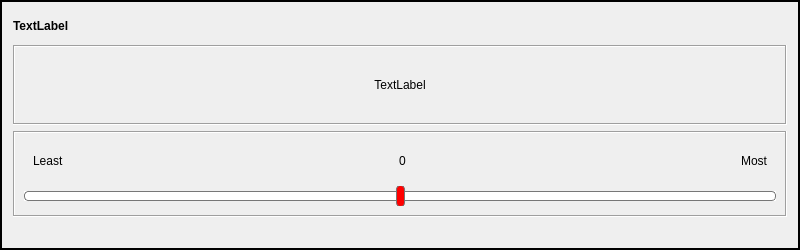
<?xml version="1.0" encoding="UTF-8"?>
<ui version="4.0">
 <class>QualFrame</class>
 <widget class="QFrame" name="QualFrame">
  <property name="geometry">
   <rect>
    <x>0</x>
    <y>0</y>
    <width>800</width>
    <height>250</height>
   </rect>
  </property>
  <property name="sizePolicy">
   <sizepolicy hsizetype="Preferred" vsizetype="Fixed">
    <horstretch>0</horstretch>
    <verstretch>0</verstretch>
   </sizepolicy>
  </property>
  <property name="minimumSize">
   <size>
    <width>800</width>
    <height>250</height>
   </size>
  </property>
  <property name="windowTitle">
   <string>Frame</string>
  </property>
  <property name="frameShape">
   <enum>QFrame::Box</enum>
  </property>
  <property name="frameShadow">
   <enum>QFrame::Plain</enum>
  </property>
  <property name="lineWidth">
   <number>2</number>
  </property>
  <property name="midLineWidth">
   <number>0</number>
  </property>
  <layout class="QVBoxLayout" name="verticalLayout">
   <item>
    <widget class="QLabel" name="qual_id">
     <property name="font">
      <font>
       <weight>75</weight>
       <bold>true</bold>
      </font>
     </property>
     <property name="text">
      <string>TextLabel</string>
     </property>
    </widget>
   </item>
   <item>
    <widget class="QLabel" name="QualDescription">
     <property name="sizePolicy">
      <sizepolicy hsizetype="Preferred" vsizetype="Fixed">
       <horstretch>0</horstretch>
       <verstretch>0</verstretch>
      </sizepolicy>
     </property>
     <property name="minimumSize">
      <size>
       <width>0</width>
       <height>80</height>
      </size>
     </property>
     <property name="frameShape">
      <enum>QFrame::Box</enum>
     </property>
     <property name="frameShadow">
      <enum>QFrame::Sunken</enum>
     </property>
     <property name="text">
      <string>TextLabel</string>
     </property>
     <property name="alignment">
      <set>Qt::AlignCenter</set>
     </property>
     <property name="wordWrap">
      <bool>true</bool>
     </property>
     <property name="margin">
      <number>2</number>
     </property>
    </widget>
   </item>
   <item>
    <widget class="QFrame" name="qualInput">
     <property name="sizePolicy">
      <sizepolicy hsizetype="Preferred" vsizetype="Fixed">
       <horstretch>0</horstretch>
       <verstretch>0</verstretch>
      </sizepolicy>
     </property>
     <property name="minimumSize">
      <size>
       <width>0</width>
       <height>60</height>
      </size>
     </property>
     <property name="frameShape">
      <enum>QFrame::Box</enum>
     </property>
     <property name="frameShadow">
      <enum>QFrame::Sunken</enum>
     </property>
     <layout class="QGridLayout" name="gridLayout" columnstretch="0,0">
      <item row="2" column="1">
       <widget class="QFrame" name="frame_3">
        <property name="sizePolicy">
         <sizepolicy hsizetype="Preferred" vsizetype="Fixed">
          <horstretch>0</horstretch>
          <verstretch>0</verstretch>
         </sizepolicy>
        </property>
        <property name="minimumSize">
         <size>
          <width>0</width>
          <height>20</height>
         </size>
        </property>
        <property name="frameShape">
         <enum>QFrame::NoFrame</enum>
        </property>
        <property name="frameShadow">
         <enum>QFrame::Plain</enum>
        </property>
        <layout class="QHBoxLayout" name="horizontalLayout">
         <item>
          <widget class="QLabel" name="Left_label">
           <property name="text">
            <string>Least</string>
           </property>
          </widget>
         </item>
         <item>
          <spacer name="horizontalSpacer_2">
           <property name="orientation">
            <enum>Qt::Horizontal</enum>
           </property>
           <property name="sizeHint" stdset="0">
            <size>
             <width>40</width>
             <height>20</height>
            </size>
           </property>
          </spacer>
         </item>
         <item>
          <widget class="QLabel" name="Center_Label">
           <property name="layoutDirection">
            <enum>Qt::LeftToRight</enum>
           </property>
           <property name="text">
            <string>0</string>
           </property>
           <property name="alignment">
            <set>Qt::AlignCenter</set>
           </property>
          </widget>
         </item>
         <item>
          <spacer name="horizontalSpacer_3">
           <property name="orientation">
            <enum>Qt::Horizontal</enum>
           </property>
           <property name="sizeHint" stdset="0">
            <size>
             <width>40</width>
             <height>20</height>
            </size>
           </property>
          </spacer>
         </item>
         <item>
          <widget class="QLabel" name="Right_Label">
           <property name="layoutDirection">
            <enum>Qt::RightToLeft</enum>
           </property>
           <property name="text">
            <string>Most</string>
           </property>
           <property name="alignment">
            <set>Qt::AlignRight|Qt::AlignTrailing|Qt::AlignVCenter</set>
           </property>
          </widget>
         </item>
        </layout>
       </widget>
      </item>
      <item row="3" column="1">
       <widget class="QSlider" name="horizontalSlider">
        <property name="sizePolicy">
         <sizepolicy hsizetype="Expanding" vsizetype="Fixed">
          <horstretch>0</horstretch>
          <verstretch>0</verstretch>
         </sizepolicy>
        </property>
        <property name="focusPolicy">
         <enum>Qt::NoFocus</enum>
        </property>
        <property name="styleSheet">
         <string notr="true">QSlider::sub-page:horizontal {
background: white;
border: 1px solid #777;
height: 7px;
border-radius: 4px;
}

QSlider::add-page:horizontal {
background: white;
border: 1px solid #777;
height: 7px;
border-radius: 4px;
}

QSlider::handle:horizontal {
background: qlineargradient(x1:0, y1:0, x2:1, y2:1, stop:0 #f00);
border: 1px solid #777;
width: 7px;
margin-top: -6px;
margin-bottom: -6px;
border-radius: 4px;
}

QSlider::groove:horizontal {
background: white;
height: 10px;
}</string>
        </property>
        <property name="minimum">
         <number>-5</number>
        </property>
        <property name="maximum">
         <number>5</number>
        </property>
        <property name="pageStep">
         <number>1</number>
        </property>
        <property name="value">
         <number>0</number>
        </property>
        <property name="sliderPosition">
         <number>0</number>
        </property>
        <property name="tracking">
         <bool>false</bool>
        </property>
        <property name="orientation">
         <enum>Qt::Horizontal</enum>
        </property>
        <property name="invertedAppearance">
         <bool>false</bool>
        </property>
        <property name="tickPosition">
         <enum>QSlider::TicksAbove</enum>
        </property>
        <property name="tickInterval">
         <number>1</number>
        </property>
       </widget>
      </item>
     </layout>
    </widget>
   </item>
   <item>
    <spacer name="horizontalSpacer">
     <property name="orientation">
      <enum>Qt::Horizontal</enum>
     </property>
     <property name="sizeHint" stdset="0">
      <size>
       <width>40</width>
       <height>20</height>
      </size>
     </property>
    </spacer>
   </item>
  </layout>
 </widget>
 <resources/>
 <connections/>
</ui>
